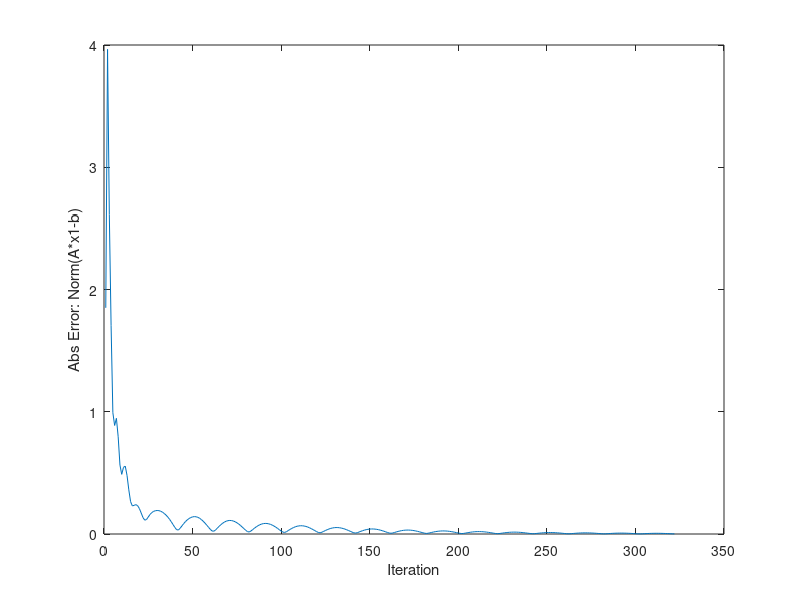

This figure's MATLAB source:
% random seed for re-producability
rng('default')

% # of constraints
m = 20; 

% # of equations
n = 100; 

% Beta parameter (for augmenting lagrangian). Set randomly between 0 and 1
beta = rand();  

% Cost (must be nonnegative)
c = rand(n,1);

A = randn(m, n);
b = randn(m,1);

% Maximum # of iterations to run
MAX_ITER = 1e3;

% Whether or not to apply preconditioning to A and b
precondition = true;

% Tolerance (stop early if the error is less than this)
TOL = 1e-3;

if precondition
    AAT_inv_sqrt = sqrt(inv(A * A')) * A;
    b = sqrt(inv(A * A')) * b;
    A = AAT_inv_sqrt;
end

% Initialize y
y = zeros(m,1);

% Initialize s
s = ones(n, 1);

% Initialize x1 randomly (doesn't need to be positive).
x1 = randn(n, 1);

% Initialize x2 randomly (must be nonnegative). 
x2 = rand(n, 1);

ATA_plus_I_inv = inv(A'*A + eye(size(A,2)));

 % history of errors at each iteration
error_history = [];

for i=1:MAX_ITER
    % x1 update
    x1 = ATA_plus_I_inv * ((1/beta)*A'*y + (1/beta)*s - (1/beta)*c + A'*b + x2);

    % x2 update
    x2 = max(x1 - (1/beta)*s, 0);
    
    % y update
    y = y - beta * (A * x1 - b);
    
    % s update
    s = s - beta * (x1 - x2);
    
    abs_err = norm(A*x1 - b);
    error_history = [error_history abs_err];
    
    % Early stopping condition
    if abs_err < TOL
        break
    end
    
end

figure(1)
plot(error_history)
xlabel('Iteration')
ylabel('Abs Error: Norm(A*x1-b)')

% Optimal Objective value
opt_obj = c' * x1;
fprintf('Optimal Objective Value: %f \n', opt_obj)
